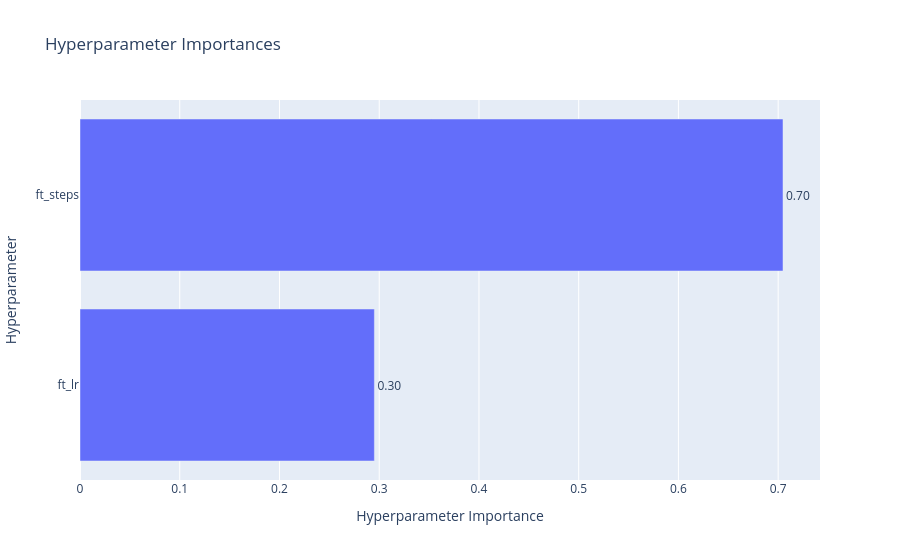

Notebook cell for this chart:
### Code cell
# 2. Plot Hyperparameter Importance
try:
    fig_imp = plot_param_importances(study)
    fig_imp.show()
except Exception as e:
    print(f"Could not plot importance (might need more trials): {e}")

### Figure 1 — Plotly figure (JSON) as saved in the notebook; plotly's stock layout.template omitted (floating-point values rounded to 4 significant figures)
{"data": [{"cliponaxis": false, "hovertemplate": ["ft_lr (FloatDistribution): 0.29516081213168266<extra></extra>", "ft_steps (CategoricalDistribution): 0.7048391878683173<extra></extra>"], "name": "Objective Value", "orientation": "h", "text": ["0.30", "0.70"], "textposition": "outside", "type": "bar", "x": [0.2952, 0.7048], "y": ["ft_lr", "ft_steps"]}], "layout": {"title": {"text": "Hyperparameter Importances"}, "xaxis": {"title": {"text": "Hyperparameter Importance"}}, "yaxis": {"title": {"text": "Hyperparameter"}}}}
